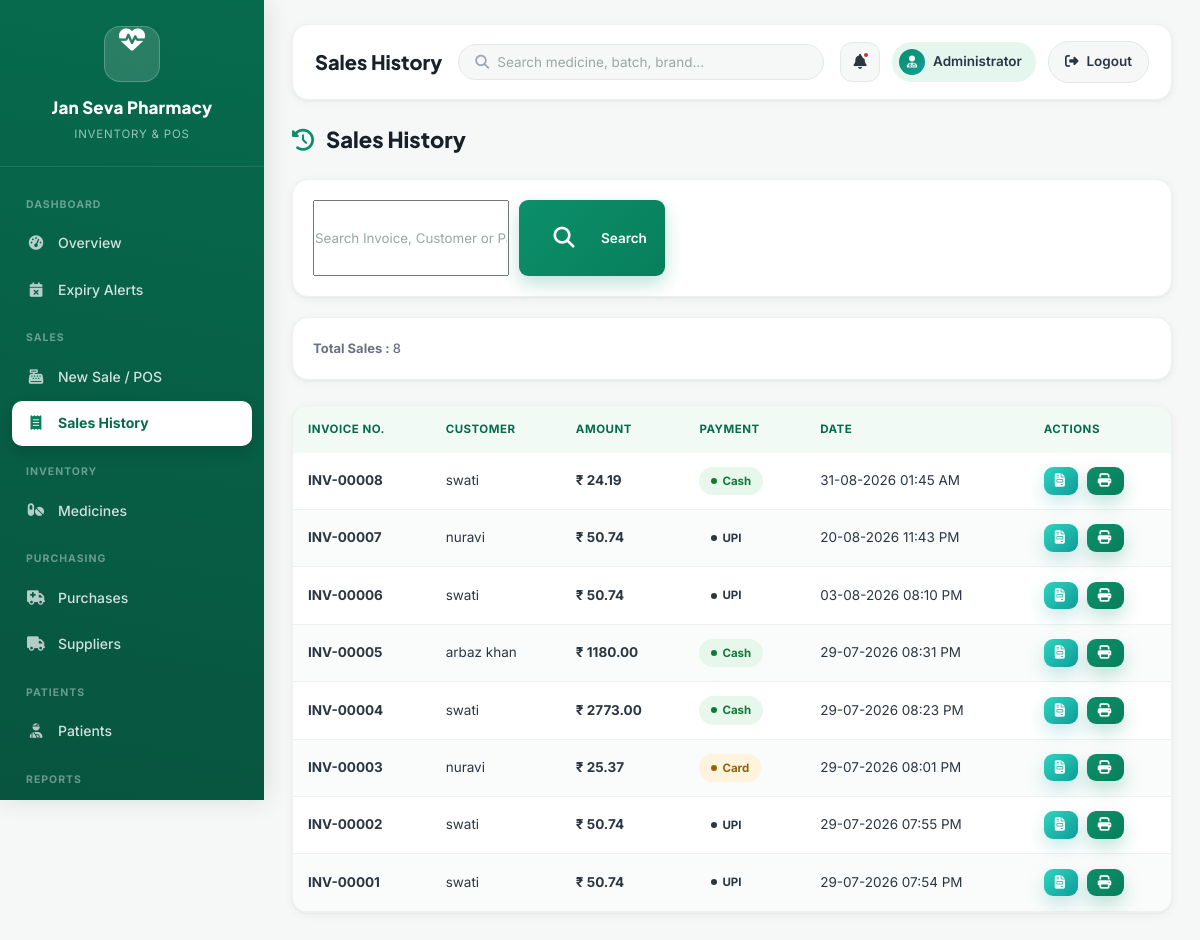
/sales_history (signed in), run on the app's committed database.
### app.py (models this page shows)
class Sale(db.Model):
    id = db.Column(
        db.Integer,
        primary_key=True
    )
    customer_id = db.Column(
        db.Integer,
        db.ForeignKey("customer.id")
    )
    subtotal = db.Column(db.Float)
    discount = db.Column(db.Float)
    tax = db.Column(db.Float)
    total = db.Column(db.Float)
    payment_method = db.Column(db.String(30))
    date = db.Column(
        db.DateTime,
        default=lambda: datetime.utcnow() + timedelta(hours=5, minutes=30)
    )
    customer = db.relationship(
        "Customer",
        backref="sales"
    )
    items = db.relationship(
        "SaleItem",
        backref="sale",
        lazy=True,
        cascade="all, delete-orphan"
    )

class Customer(db.Model):
    id = db.Column(db.Integer, primary_key=True)
    name = db.Column(db.String(100))
    phone = db.Column(db.String(20))
    email = db.Column(db.String(100))
    address = db.Column(db.String(255))

### app.py (the view)
@app.route("/sales_history")
@login_required
def sales_history():
    sales = Sale.query.order_by(
        Sale.date.desc()
    ).all()
    return render_template(
        "sales_history.html",
        sales=sales,
        today=date.today()
    )

### app.py (called while the page is built)
def login_required(f):
    @wraps(f)
    def decorated(*args, **kwargs):
        if "user_id" not in session:
            flash("Please login first.", "warning")
            return redirect(url_for("login"))
        return f(*args, **kwargs)
    return decorated

### templates/sales_history.html (shortened to what this page needs)
{% extends "base.html" %}
{% block page_title %}Sales History{% endblock %}
{% block content %}
<div class="page-header">
    <h2>
        <i class="fa-solid fa-clock-rotate-left"></i>
        Sales History
    </h2>
</div>
<div class="card" style="margin-bottom:20px;">
    <form method="GET"
          action="{{ url_for('sales_history') }}">
        <div style="display:flex;gap:10px;">
            <input
                type="text"
                name="search"
                class="form-control"
                placeholder="Search Invoice, Customer or Payment Method"
                value="{{ request.args.get('search','') }}">
            <button
                type="submit"
                class="btn btn-primary">
                <i class="fa-solid fa-magnifying-glass"></i>
                Search
            </button>
        </div>
    </form>
</div>
<div class="card">
    <p>
        <strong>
            Total Sales :
        </strong>
        {{ sales|length }}
    </p>
</div>
<br>
<div class="table-container">
<table class="table">
    <thead>
        <tr>
            <th>Invoice No.</th>
            <th>Customer</th>
            <th>Amount</th>
            <th>Payment</th>
            <th>Date</th>
            <th>Actions</th>
        </tr>
    </thead>
    <tbody>
    {% if sales %}
        {% for sale in sales %}
        <tr>
            <td>
                <strong>
                    INV-{{ "%05d"|format(sale.id) }}
                </strong>
            </td>
            <td>
                {% if sale.customer %}
                    {{ sale.customer.name }}
                {% else %}
                    Walk-in Customer
                {% endif %}
            </td>
            <td>
                <strong>
                    ₹ {{ "%.2f"|format(sale.total) }}
                </strong>
            </td>
            <td>
                {% if sale.payment_method == "Cash" %}
                    <span class="badge badge-success">
                        Cash
                    </span>
                {% elif sale.payment_method == "UPI" %}
                    <span class="badge badge-primary">
                        UPI
                    </span>
                {% elif sale.payment_method == "Card" %}
                    <span class="badge badge-warning">
                        Card
                    </span>
                {% else %}
                    <span class="badge badge-secondary">
                        {{ sale.payment_method }}
                    </span>
                {% endif %}
            </td>
            <td>
                {{ sale.date.strftime("%d-%m-%Y %I:%M %p") }}
            </td>
            <td>
                <a
                    href="{{ url_for('invoice', sale_id=sale.id) }}"
                    class="btn btn-info"
                    title="View Invoice">
                    <i class="fa-solid fa-file-invoice"></i>
                </a>
                <button
                    class="btn btn-primary"
                    onclick="window.open"({{ url_for('invoice', sale_id=sale.id) }}','_blank')"
                    title="Print Invoice">
                    <i class="fa-solid fa-print"></i>
                </button>
            </td>
        </tr>
        {% endfor %}
    {% else %}
        <tr>
            <td colspan="6" style="text-align:center;">
                No Sales Found
            </td>
        </tr>
    {% endif %}
    </tbody>
</table>
</div>
{% endblock %}

### static/css/style.css (style rules this page uses)
:root { --primary:#0B8F6A; --primary-dark:#087F5B; --primary-darker:#066B4C; --primary-light:#E5F6EF; --primary-lighter:#F2FAF6; --secondary:#0F9D9A; --secondary-dark:#0C817E; --secondary-light:#E3F7F6; --bg:#F6F8F7; --white:#FFFFFF; --ink:#17212B; --ink-soft:#2A3642; --muted:#6B7280; --muted-light:#9AA5B1; --border:#E5E7EB; --border-soft:#EEF1F0; --success:#16A34A; --success-bg:#E7F7EC; --success-text:#0F7A34; --warning:#F59E0B; --warning-bg:#FEF3DD; --warning-text:#93630A; --danger:#DC2626; --danger-bg:#FDEBEB; --danger-text:#B31E1E; --info:#0F9D9A; --info-bg:#E3F7F6; --info-text:#0C817E; --purple:#7C3AED; --purple-bg:#EFE6FE; --purple-text:#6423C7; --teal:#0D9488; --teal-bg:#DEF5F2; --teal-text:#0A7A70; --orange:#F97316; --orange-bg:#FFEADB; --orange-text:#C2570D; --brown:#92400E; --brown-bg:#F3E5D8; --brown-text:#7A350C; --radius-lg:16px; --radius-md:12px; --radius-sm:9px; --radius-xs:7px; --shadow-card:0 2px 10px rgba(17,34,28,.05), 0 1px 2px rgba(17,34,28,.04); --shadow-card-hover:0 16px 32px rgba(11,143,106,.14); --shadow-pop:0 24px 55px rgba(6,40,30,.35); --shadow-header:0 1px 0 rgba(17,34,28,.06); --font-heading:'Plus Jakarta Sans', sans-serif; --font-body:'Inter', sans-serif; }
* { margin:0; padding:0; box-sizing:border-box; font-family:var(--font-body); }
* { transition: background .18s ease, color .18s ease, border-color .18s ease, box-shadow .18s ease, transform .18s ease; }
html { scroll-behavior:smooth; }
body { background:var(--bg); color:var(--ink); line-height:1.6; -webkit-font-smoothing:antialiased; }
h1,h2,h3,h4,h5 { font-family:var(--font-heading); color:var(--ink); }
a { text-decoration:none; }
button, input, select, textarea { font-family:var(--font-body); }
button { cursor:pointer; }
input::placeholder, textarea::placeholder { color:#9AA7A2; }
.page-header { display:flex; justify-content:space-between; align-items:center; flex-wrap:wrap; gap:15px; margin-bottom:22px; }
.page-header h2 { font-size:22px; font-weight:800; color:var(--ink); }
.page-header h2 i { color:var(--primary); margin-right:8px; }
.card { background:var(--white); border-radius:var(--radius-lg); padding:20px; display:flex; justify-content:space-between; align-items:center; box-shadow:var(--shadow-card); border:1px solid var(--border-soft); animation:fadeIn .35s ease; }
.card i { width:54px; height:54px; border-radius:14px; display:flex; justify-content:center; align-items:center; color:#ffffff; font-size:21px; flex-shrink:0; }
.card p { color:var(--muted); font-size:13px; font-weight:500; }
.btn { display:inline-flex; align-items:center; justify-content:center; gap:8px; padding:11px 18px; border:none; border-radius:var(--radius-sm); text-decoration:none; color:#ffffff; font-size:13.5px; font-weight:600; cursor:pointer; }
.btn i { margin-right:2px; }
.btn-primary { background:linear-gradient(135deg,var(--primary),var(--primary-dark)); box-shadow:0 8px 18px rgba(11,143,106,.25); }
.btn-info { background:linear-gradient(135deg,#2DD4BF,var(--secondary)); box-shadow:0 8px 18px rgba(15,157,154,.22); }
.table-container { background:var(--white); border-radius:var(--radius-lg); overflow-x:auto; box-shadow:var(--shadow-card); border:1px solid var(--border-soft); animation:fadeIn .4s ease; }
.table { width:100%; border-collapse:collapse; }
.table thead { background:var(--primary-lighter); color:var(--primary-darker); }
.table th { padding:14px 15px; text-align:left; font-weight:700; font-size:11.5px; text-transform:uppercase; letter-spacing:.5px; white-space:nowrap; }
.table td { padding:14px 15px; border-bottom:1px solid var(--border-soft); vertical-align:middle; font-size:13.5px; color:var(--ink-soft); }
.table tbody tr { background:#ffffff; }
.table tbody tr:nth-child(even) { background:#FAFCFB; }
.table .btn { padding:7px 11px; margin-right:5px; }
.table .btn:last-child { margin-right:0; }
.badge { display:inline-flex; align-items:center; gap:5px; padding:5px 12px; border-radius:999px; font-size:11.5px; font-weight:700; white-space:nowrap; }
.badge::before { content:""; width:6px; height:6px; border-radius:50%; background:currentColor; flex-shrink:0; }
.badge-success { background:var(--success-bg); color:var(--success-text); }
.badge-warning { background:var(--warning-bg); color:var(--warning-text); }

### data on the page
Sale: id "00008", customer.name "swati", total "24.19", payment_method "Cash", date "31-08-2026 01:45 AM"
Sale: id "00007", customer.name "nuravi", total "50.74", payment_method "UPI", date "20-08-2026 11:43 PM"
Sale: id "00006", customer.name "swati", total "50.74", payment_method "UPI", date "03-08-2026 08:10 PM"
Sale: id "00005", customer.name "arbaz khan", total "1180.00", payment_method "Cash", date "29-07-2026 08:31 PM"
Sale: id "00004", customer.name "swati", total "2773.00", payment_method "Cash", date "29-07-2026 08:23 PM"
Sale: id "00003", customer.name "nuravi", total "25.37", payment_method "Card", date "29-07-2026 08:01 PM"
Sale: id "00002", customer.name "swati", total "50.74", payment_method "UPI", date "29-07-2026 07:55 PM"
Sale: id "00001", customer.name "swati", total "50.74", payment_method "UPI", date "29-07-2026 07:54 PM"

### other printed values
{{ session.get('name', 'Administrator') }} "Administrator"
{{ sales|length }} "8"
